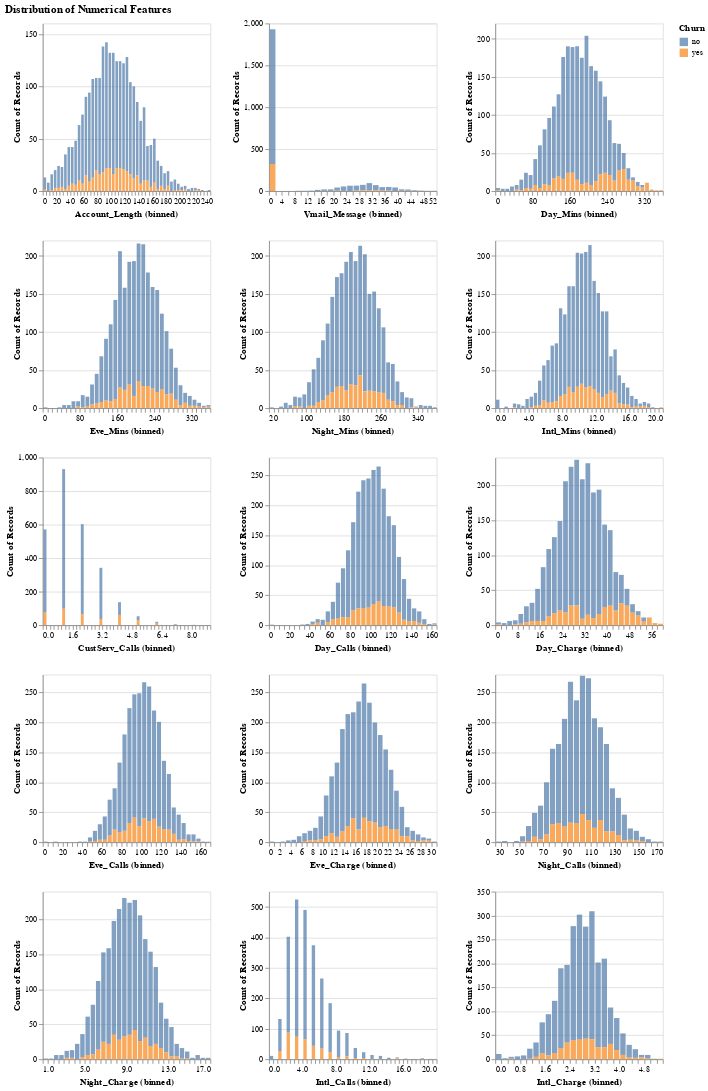

Notebook cell for this chart:
### Code cell
# for col in numerical_features_to_analyze:
#     sns.distplot(data[col])
#     plt.show()
# charts = []
# for col in numerical_features_to_analyze:
#     charts.append(alt.Chart(data).mark_bar().encode(
#         alt.X(col, bin=alt.Bin(maxbins=100)),
#         alt.Y("count()"),
#         color="Churn"
#     ))
# alt.hconcat(*charts)

alt.Chart(train_df).mark_bar(opacity=0.7).encode(
    alt.X(alt.repeat(), type='quantitative', bin=alt.Bin(maxbins=50)),
    alt.Y('count()'),
    color='Churn'
).properties(
    width=200,
    height=200
).repeat(numerical_features_to_analyze, columns=3, title='Distribution of Numerical Features'
)

### Figure 1 — Vega-Lite specification as saved in the notebook (floating-point values rounded to 4 significant figures; data arrays with more than 128 entries replaced by an {"elided": "..."} marker saying what was removed)
{"config": {"view": {"continuousWidth": 400, "continuousHeight": 300}}, "repeat": ["Account_Length", "Vmail_Message", "Day_Mins", "Eve_Mins", "Night_Mins", "Intl_Mins", "CustServ_Calls", "Day_Calls", "Day_Charge", "Eve_Calls", "Eve_Charge", "Night_Calls", "Night_Charge", "Intl_Calls", "Intl_Charge"], "spec": {"data": {"name": "data-18877feaa7b979fab2b5e8e7b325a94a"}, "mark": {"type": "bar", "opacity": 0.7}, "encoding": {"color": {"type": "nominal", "field": "Churn"}, "x": {"type": "quantitative", "bin": {"maxbins": 50}, "field": {"repeat": "repeat"}}, "y": {"type": "quantitative", "aggregate": "count"}}, "height": 200, "width": 200}, "columns": 3, "title": "Distribution of Numerical Features", "$schema": "https://vega.github.io/schema/vega-lite/v4.8.1.json", "datasets": {"data-18877feaa7b979fab2b5e8e7b325a94a": {"elided": "2666 records"}}}
